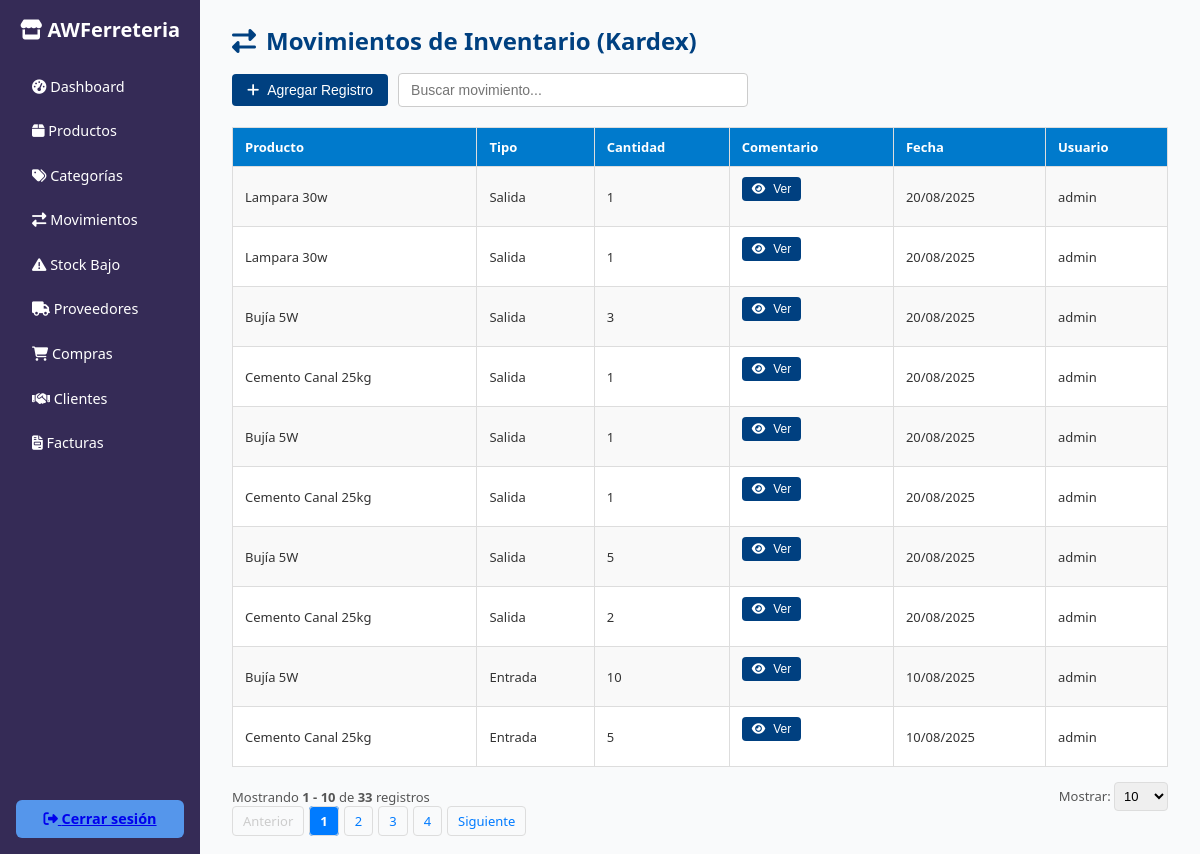
The app's page /inventario/movimientos.php (signed in) with its own data.
### tables this page shows
CREATE TABLE `movimientos` (
  `idmovimiento` int(11) NOT NULL,
  `idproducto` int(11) NOT NULL,
  `tipo` enum('entrada','salida') NOT NULL,
  `cantidad` int(11) NOT NULL,
  `comentario` varchar(255) DEFAULT NULL,
  `fecha` datetime DEFAULT current_timestamp(),
  `idusuario` int(11) DEFAULT NULL,
  `Activo` bit(1) NOT NULL DEFAULT b'1'
);

CREATE TABLE `productos` (
  `idproducto` int(11) NOT NULL,
  `nombre` varchar(150) NOT NULL,
  `idcategoria` int(11) NOT NULL,
  `descripcion` text DEFAULT NULL,
  `stock` int(11) DEFAULT 0,
  `stock_minimo` int(11) DEFAULT 5,
  `precio` decimal(10,2) NOT NULL,
  `activo` bit(1) DEFAULT b'1',
  `usuarioregistra` int(11) DEFAULT NULL,
  `fecharegistro` datetime DEFAULT current_timestamp(),
  `usuarioactualiza` int(11) DEFAULT NULL,
  `fechaactualizacion` datetime DEFAULT NULL
);

CREATE TABLE `usuarios` (
  `idusuario` int(11) NOT NULL,
  `nombrecompleto` varchar(100) NOT NULL,
  `usuario` varchar(50) NOT NULL,
  `contrasena` varchar(255) NOT NULL,
  `correo` varchar(100) DEFAULT NULL,
  `telefono` varchar(20) DEFAULT NULL,
  `idrol` int(11) NOT NULL,
  `activo` bit(1) NOT NULL DEFAULT b'1',
  `usuarioregistra` int(11) NOT NULL,
  `fecharegistro` datetime NOT NULL DEFAULT current_timestamp(),
  `usuarioactualiza` int(11) DEFAULT NULL,
  `fechaactualizacion` datetime DEFAULT NULL ON UPDATE current_timestamp()
);

### inventario/movimientos.php (the view, shortened to what this page needs)
<?php
$conn = getConnection();
$movimientos = [];
$totalRegistros = 0;
$pagina = isset($_GET['pagina']) ? (int)$_GET['pagina'] : 1;
$porPagina = isset($_GET['por_pagina']) ? (int)$_GET['por_pagina'] : 10;
$offset = ($pagina - 1) * $porPagina;
try {
    $sqlCount = "SELECT COUNT(*) as total FROM movimientos m
                 INNER JOIN productos p ON m.idproducto = p.idproducto
                 INNER JOIN usuarios u ON m.idusuario = u.idusuario";
    $stmtCount = $conn->query($sqlCount);
    $totalRegistros = $stmtCount->fetch_assoc()['total'];
    $totalPaginas = ceil($totalRegistros / $porPagina);
} catch (Exception $e) {
    $totalRegistros = 0;
    $totalPaginas = 1;
}
try {
    $sql = "SELECT m.idmovimiento, p.nombre AS producto, m.tipo, m.cantidad, m.comentario, m.fecha, u.usuario
            FROM movimientos m
            INNER JOIN productos p ON m.idproducto = p.idproducto
            INNER JOIN usuarios u ON m.idusuario = u.idusuario
            ORDER BY m.fecha DESC
            LIMIT ? OFFSET ?";
    $stmt = $conn->prepare($sql);
    $stmt->bind_param("ii", $porPagina, $offset);
    $stmt->execute();
    $result = $stmt->get_result();
    $movimientos = $result->fetch_all(MYSQLI_ASSOC);
} catch (Exception $e) {
    echo "Error al cargar movimientos: " . $e->getMessage();
}
?>
<!DOCTYPE html>
<html lang="es">
<head>
    <link rel="stylesheet" href="https://cdnjs.cloudflare.com/ajax/libs/font-awesome/6.4.0/css/all.min.css">
</head>
<body>
    <div class="container">
        <?php include('../includes/sidebar_inventario.php'); ?>
        <main class="main-content">
            <h3><i class="fas fa-exchange-alt"></i> Movimientos de Inventario (Kardex)</h3>
            <div style="display: flex; gap: 10px; align-items: center; margin: 10px 0 20px 0; flex-wrap: wrap;">
                <button class="btn" id="openModal" style="margin-bottom:0;"><i class="fas fa-plus"></i> Agregar Registro</button>
                <input type="text" id="busquedaMovimiento" class="form-control" placeholder="Buscar movimiento..." style="max-width:350px;width:100%;padding:8px 12px;border:1px solid #ccc;border-radius:4px;font-size:14px;">
            </div>
            <table id="tablaMovimientos">
                <thead>
                    <tr>
                        <th>Producto</th>
                        <th>Tipo</th>
                        <th>Cantidad</th>
                        <th>Comentario</th>
                        <th>Fecha</th>
                        <th>Usuario</th>
                    </tr>
                </thead>
                <tbody id="tbodyMovimientos">
                <?php if (!empty($movimientos)) : ?>
                    <?php foreach ($movimientos as $mov) : ?>
                    <tr>
                        <td><?= htmlspecialchars($mov['producto']) ?></td>
                        <td><?= ucfirst($mov['tipo']) ?></td>
                        <td><?= $mov['cantidad'] ?></td>
                        <td>
                            <button type="button" class="btn" style="padding: 5px 10px; font-size: 12px;"
                                    onclick="verComentario('<?= addslashes(htmlspecialchars($mov['comentario'])) ?>')">
                                <i class="fas fa-eye"></i> Ver
                            </button>
                        </td>
                        <td><?= date('d/m/Y', strtotime($mov['fecha'])) ?></td>
                        <td><?= $mov['usuario'] ?></td>
                    </tr>
                    <?php endforeach; ?>
                <?php else : ?>
                    <tr><td colspan="7">No hay movimientos registrados.</td></tr>
                <?php endif; ?>
                </tbody>
            </table>
            <?php if ($totalRegistros > 0): ?>
            <div class="pagination-container">
                <div>
                    Mostrando <strong><?= min($offset + 1, $totalRegistros) ?> - <?= min($offset + $porPagina, $totalRegistros) ?></strong>
                    de <strong><?= $totalRegistros ?></strong> registros
                </div>
                <div>
                    <label for="por_pagina">Mostrar: </label>
                    <select id="por_pagina" class="per-page-select" onchange="cambiarPorPagina(this.value)">
                        <option value="10" <?= $porPagina == 10 ? 'selected' : '' ?>>10</option>
                    </select>
                </div>
            </div>
            <ul class="pagination">
                <li><a href="?pagina=<?= max(1, $pagina - 1) ?>&por_pagina=<?= $porPagina ?>" class="<?= $pagina <= 1 ? 'disabled' : '' ?>">Anterior</a></li>
                <?php for ($i = 1; $i <= $totalPaginas; $i++): ?>
                    <li><a href="?pagina=<?= $i ?>&por_pagina=<?= $porPagina ?>" class="<?= $i == $pagina ? 'current' : '' ?>"><?= $i ?></a></li>
                <?php endfor; ?>
                <li><a href="?pagina=<?= min($totalPaginas, $pagina + 1) ?>&por_pagina=<?= $porPagina ?>" class="<?= $pagina >= $totalPaginas ? 'disabled' : '' ?>">Siguiente</a></li>
            </ul>
            <?php endif; ?>
        </main>
    </div>
</body>
</html>

### inventario/movimientos.php (style rules this page uses)
* { box-sizing: border-box; margin: 0; padding: 0; }
body, html { height: 100%; font-family: 'Segoe UI', Tahoma, Geneva, Verdana, sans-serif; background-color: #f4f6f85c; color: #333; }
.container { display: flex; height: 100vh; }
.main-content { flex: 1; padding: 1rem 1.5rem; margin: 0.5rem; overflow-y: auto; font-size: 14px; }
.main-content h3 { color: #004080; margin-bottom: 1rem; font-size: 1.5rem; display: flex; align-items: center; }
.main-content h3 i { margin-right: 10px; }
.btn { display: inline-flex; align-items: center; justify-content: center; background-color: #004080; color: white; padding: 8px 15px; text-decoration: none; border-radius: 4px; font-size: 14px; margin-bottom: 15px; border: none; cursor: pointer; transition: background-color 0.3s; }
.btn i { margin-right: 8px; }
table { width: 100%; border-collapse: collapse; background-color: #fff; font-size: 13px; }
th, td { padding: 10px 12px; border: 1px solid #ddd; text-align: left; }
th { background-color: #007acc; color: white; font-weight: 600; }
tr:nth-child(even) { background-color: #f9f9f9; }
.pagination-container { display: flex; justify-content: space-between; align-items: center; margin-top: 15px; font-size: 13px; color: #555; }
.pagination { display: flex; list-style: none; margin: 0; padding: 0; gap: 5px; }
.pagination a, .pagination span { padding: 5px 10px; border: 1px solid #ddd; border-radius: 4px; text-decoration: none; color: #007bff; font-size: 13px; }
.pagination .current { background-color: #007bff; color: white; font-weight: bold; }
.pagination .disabled { color: #ccc; cursor: not-allowed; }
.per-page-select { padding: 5px; border: 1px solid #ddd; border-radius: 4px; font-size: 13px; }

### records on screen
movimientos: idproducto.nombre "Lampara 30w", tipo "Salida", cantidad "1", fecha "20/08/2025", idusuario.usuario "admin"
movimientos: idproducto.nombre "Lampara 30w", tipo "Salida", cantidad "1", fecha "20/08/2025", idusuario.usuario "admin"
movimientos: idproducto.nombre "Bujía 5W", tipo "Salida", cantidad "3", fecha "20/08/2025", idusuario.usuario "admin"
movimientos: idproducto.nombre "Cemento Canal 25kg", tipo "Salida", cantidad "1", fecha "20/08/2025", idusuario.usuario "admin"
movimientos: idproducto.nombre "Bujía 5W", tipo "Salida", cantidad "1", fecha "20/08/2025", idusuario.usuario "admin"
movimientos: idproducto.nombre "Cemento Canal 25kg", tipo "Salida", cantidad "1", fecha "20/08/2025", idusuario.usuario "admin"
movimientos: idproducto.nombre "Bujía 5W", tipo "Salida", cantidad "5", fecha "20/08/2025", idusuario.usuario "admin"
movimientos: idproducto.nombre "Cemento Canal 25kg", tipo "Salida", cantidad "2", fecha "20/08/2025", idusuario.usuario "admin"
movimientos: idproducto.nombre "Bujía 5W", tipo "Entrada", cantidad "10", fecha "10/08/2025", idusuario.usuario "admin"
movimientos: idproducto.nombre "Cemento Canal 25kg", tipo "Entrada", cantidad "5", fecha "10/08/2025", idusuario.usuario "admin"

### other values on screen
min($offset + 1, $totalRegistros) "1"
min($offset + $porPagina, $totalRegistros) "10"
$totalRegistros "33"
